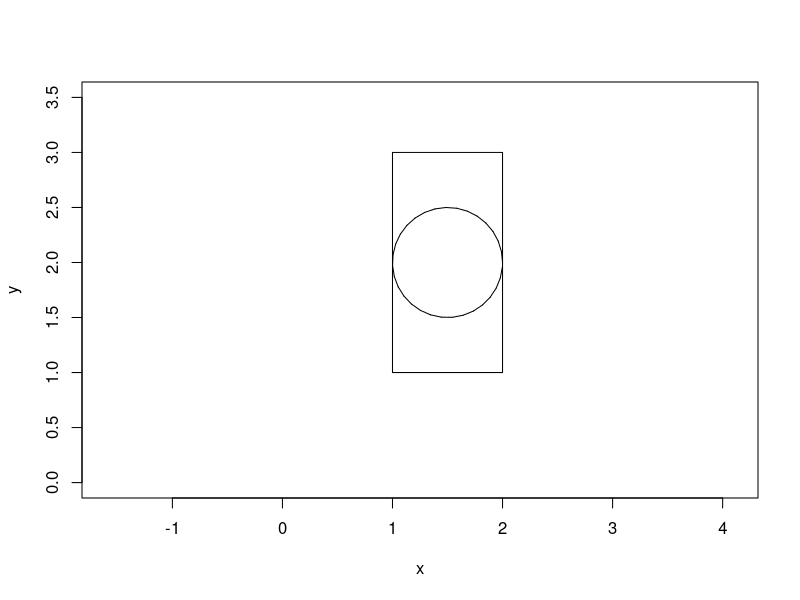

Here is the R script that generated this plot:
## ---- chunk 1
plot(
  NA, NA,
  xlim = c(0, 2.5), ylim = c(0, 3.5),
  xlab = "x", ylab = "y", asp = 1
)
lines(
  c(1, 2, 2, 1, 1),
  c(3, 3, 1, 1, 3)
)
x_c = 1.5
y_c = 2.0
r = 0.5
x = x_c + r*cos(0)
y = y_c + r*sin(0)
for (phi in seq(0, 2*pi, 0.2)) {
  lines(
    c(x, x_c + r*cos(phi)),
    c(y, y_c + r*sin(phi))
  )
  x = x_c + r*cos(phi)
  y = y_c + r*sin(phi)
}
